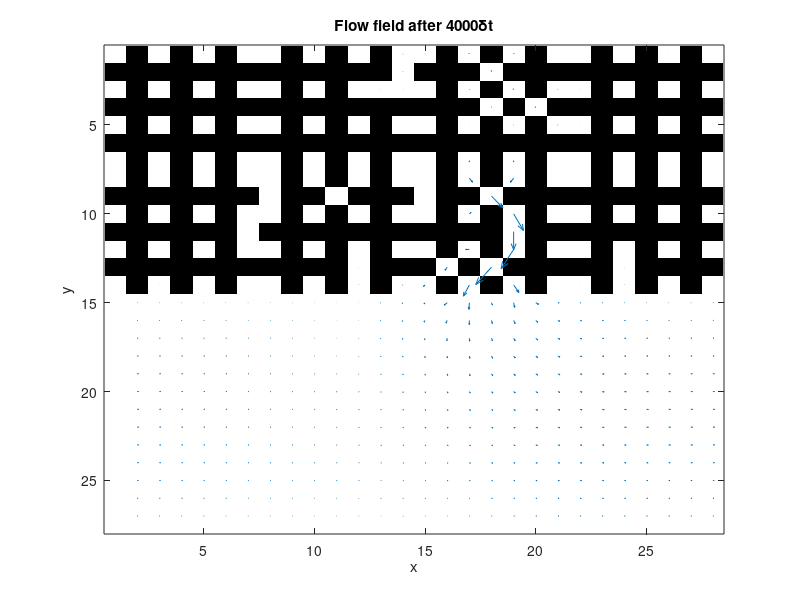

This figure's MATLAB source:
%% An attempt at zircon diffusion along the c-axis
%Strongly influenced by the cellular automotan code sent by GT 
% REH April, 2016

% This model shows how zircon diffusion may not be reponsive to low levels
% of damage (we get a plateau in retentivity) - only one path of diffusion is created, and the pathway is
% very tortuous 
%                  -

omega=1.0;    % = 1/tau where tau=relaxation time scale
density=4;  % initial density

% These are the weights for equilibrium distribution
t1=4/9;   % Rest particle
t2=1/9;   % "Straight" directions
t3=1/36;  % Diagonal directions

% This sneakily incorporates the factor of of 3 that shows up in the
% equilibrium distributions, so c_squ actually equals c^2/3.
c_squ=1/3; 

% Lattice size
nx=28; ny=28;

% Set up matrix. The matrix is nx by ny by 9, where 9 represents the 9
% discrete lattice velocities. F is the current distribution for each
% velocity, and FEQ is the equilibrium distribution.
F=repmat(density/9,[nx ny 9]); FEQ=F;

% ON stands for Occupied Nodes, and the ON matrix encodes the (x,y)
% locations of occupied (boundary) nodes.
msize=nx*ny; CI=[0:msize:msize*7];
    %this has to be *7 to fit with the rules below

%BOUND=zeros(nx,ny);BOUND(1:nx,1)=1;%open channel

load zircon_spaces.txt;
BOUND=zircon_spaces;
ON=find(BOUND); %matrix offset of each Occupied Node
TO_REFLECT=[ON+CI(1) ON+CI(2) ON+CI(3) ON+CI(4) ...
            ON+CI(5) ON+CI(6) ON+CI(7) ON+CI(8)];
REFLECTED= [ON+CI(5) ON+CI(6) ON+CI(7) ON+CI(8) ...
            ON+CI(1) ON+CI(2) ON+CI(3) ON+CI(4)];


avu=1;         % Average x-directed velocity
prevavu=1;     % Previous "
ts=0;          % Time-step counter
deltaU=1e-7;   % Velocity added to first row (left side)
numactivenodes=sum(sum(1-BOUND));

%%RUN

%if a row is 010 then it becomes 100


    
while (ts<4000 & 1e-10<abs((prevavu-avu)/avu)) | ts<100
    
    % Propagate (be careful about directions here ...)
    F(:,:,4)=F([2:nx 1],[ny 1:ny-1],4);     % up and right
    F(:,:,3)=F(:,[ny 1:ny-1],3);            % right
    F(:,:,2)=F([nx 1:nx-1],[ny 1:ny-1],2);  % down and right
    F(:,:,5)=F([2:nx 1],:,5);               % up
    F(:,:,1)=F([nx 1:nx-1],:,1);            % propagate down
    F(:,:,6)=F([2:nx 1],[2:ny 1],6);        % up and left
    F(:,:,7)=F(:,[2:ny 1],7);               % left
    F(:,:,8)=F([nx 1:nx-1],[2:ny 1],8);     % down and left
    
    
    BOUNCEDBACK=F(TO_REFLECT); %Densities bouncing back at next timestep
    
    % Calculate local densities as the sum of all velocity components
    DENSITY=sum(F,3);
    
    % Calculate velocities:
    % UX = sum of "rightward" minus sum of "leftward"
    % UY = sum of "upward" minus sum of "downward"
    UX=(sum(F(:,:,[1 2 8]),3)-sum(F(:,:,[4 5 6]),3))./DENSITY;
    UY=(sum(F(:,:,[2 3 4]),3)-sum(F(:,:,[6 7 8]),3))./DENSITY;
    
    % Apply boundary conditions:
    % Add velocity to left side (row 1).
    % Set velocity and density at boundary points to zero.
    % Pre-compute squares, etc.
    UX(1,1:ny)=UX(1,1:ny)+deltaU; %Increase inlet pressure
    UX(ON)=0; UY(ON)=0; DENSITY(ON)=0;
    U_SQU=UX.^2+UY.^2; U_C2=UX+UY; U_C4=-UX+UY; U_C6=-U_C2; U_C8=-U_C4;
    
    % Calculate equilibrium distribution: stationary
    FEQ(:,:,9)=t1*DENSITY.*(1-U_SQU/(2*c_squ));
    % nearest-neighbours
    FEQ(:,:,1)=t2*DENSITY.*(1+UX/c_squ+0.5*(UX/c_squ).^2-U_SQU/(2*c_squ));
    FEQ(:,:,3)=t2*DENSITY.*(1+UY/c_squ+0.5*(UY/c_squ).^2-U_SQU/(2*c_squ));
    FEQ(:,:,5)=t2*DENSITY.*(1-UX/c_squ+0.5*(UX/c_squ).^2-U_SQU/(2*c_squ));
    FEQ(:,:,7)=t2*DENSITY.*(1-UY/c_squ+0.5*(UY/c_squ).^2-U_SQU/(2*c_squ));
    % next-nearest neighbours
    FEQ(:,:,2)=t3*DENSITY.*(1+U_C2/c_squ+0.5*(U_C2/c_squ).^2-U_SQU/(2*c_squ));
    FEQ(:,:,4)=t3*DENSITY.*(1+U_C4/c_squ+0.5*(U_C4/c_squ).^2-U_SQU/(2*c_squ));
    FEQ(:,:,6)=t3*DENSITY.*(1+U_C6/c_squ+0.5*(U_C6/c_squ).^2-U_SQU/(2*c_squ));
    FEQ(:,:,8)=t3*DENSITY.*(1+U_C8/c_squ+0.5*(U_C8/c_squ).^2-U_SQU/(2*c_squ));
    
    % Compute new particle velocities
    F=omega*FEQ+(1-omega)*F;
    
    % Bounce-back from boundaries
    F(REFLECTED)=BOUNCEDBACK;
    
    % Update time step and check for equilibrium
    prevavu=avu;avu=sum(sum(UX))/numactivenodes; ts=ts+1;
end
figure;colormap(gray(2));image(2-BOUND');hold on;
quiver(2:nx,1:ny,UX(2:nx,:)',UY(2:nx,:)');
title(['Flow field after ',num2str(ts),'\deltat']);xlabel('x');ylabel('y');
